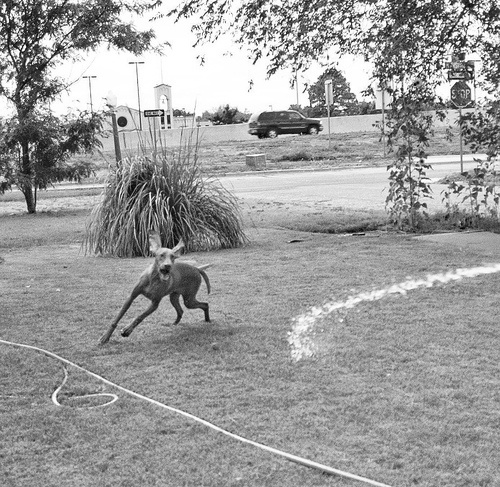
#> input picture CNN IMAGE PROCESSING/Data/grayscale/1019077836_6fc9b15408.jpg, 500 x 487 px, found by its file name; its folder holds 4 pictures in this run
$ python Resizing.py   (older library calls are emulated)
#> lines starting #> are read from the running program, lines starting #| are printed output that depends on the picture
from PIL import Image
import os

path = '/Users/skmirajulislam/Documents/MyPython/ML/Topstack/data/flickr1k/grayscale' # source path
dstpath = '/Users/skmirajulislam/Documents/MyPython/ML/Topstack/data/flickr1k/Resize128' # destination path
directory = os.listdir(path)
count = 1000

for item in directory:
    img = Image.open(os.path.join(path, item))
#> img is the input picture: PIL image 500x487 L; min 0, max 255, mean 156.9
    imgResize = img.resize((128, 128), Image.ANTIALIAS)
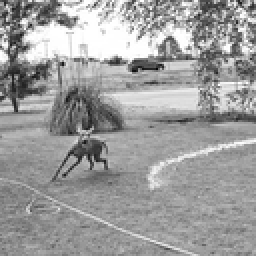
#> imgResize: PIL image 128x128 L (shown 2 times larger); min 4, max 255, mean 156.8
    imgResize.save(os.path.join(dstpath, f'{count}.jpg'))
    count += 1
#> pass 2 of the loop `for item in directory:`:
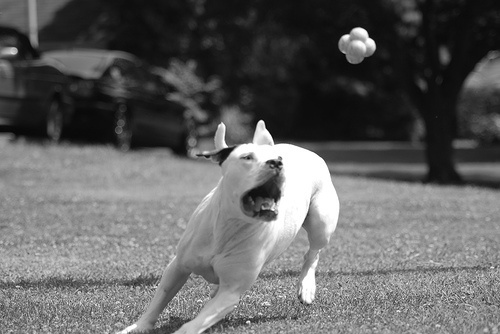
#> input picture CNN IMAGE PROCESSING/Data/grayscale/1019604187_d087bf9a5f.jpg, 500 x 334 px, found by its file name
#> img is the input picture: PIL image 500x334 L; min 2, max 255, mean 97.7
#> `imgResize = img.resize((128, 128), Image.ANTIALIAS)`:
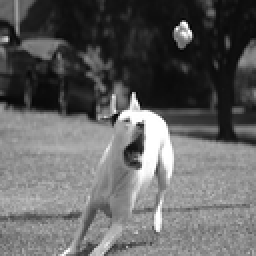
#> imgResize: PIL image 128x128 L (shown 2 times larger); min 1, max 255, mean 97.7
#> pass 3 of the loop `for item in directory:`:
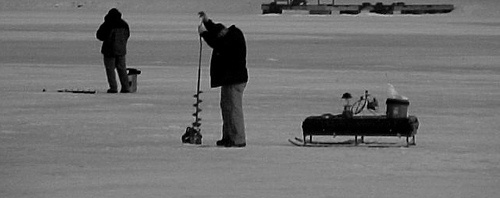
#> input picture CNN IMAGE PROCESSING/Data/grayscale/102351840_323e3de834.jpg, 500 x 198 px, found by its file name
#> img is the input picture: PIL image 500x198 L; min 0, max 191, mean 113.1
#> `imgResize = img.resize((128, 128), Image.ANTIALIAS)`:
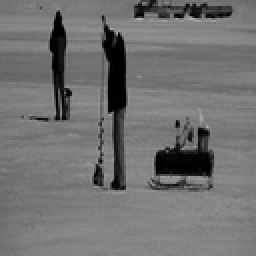
#> imgResize: PIL image 128x128 L (shown 2 times larger); min 0, max 176, mean 113.2
#> the loop made 4 passes; the first 3 are shown
